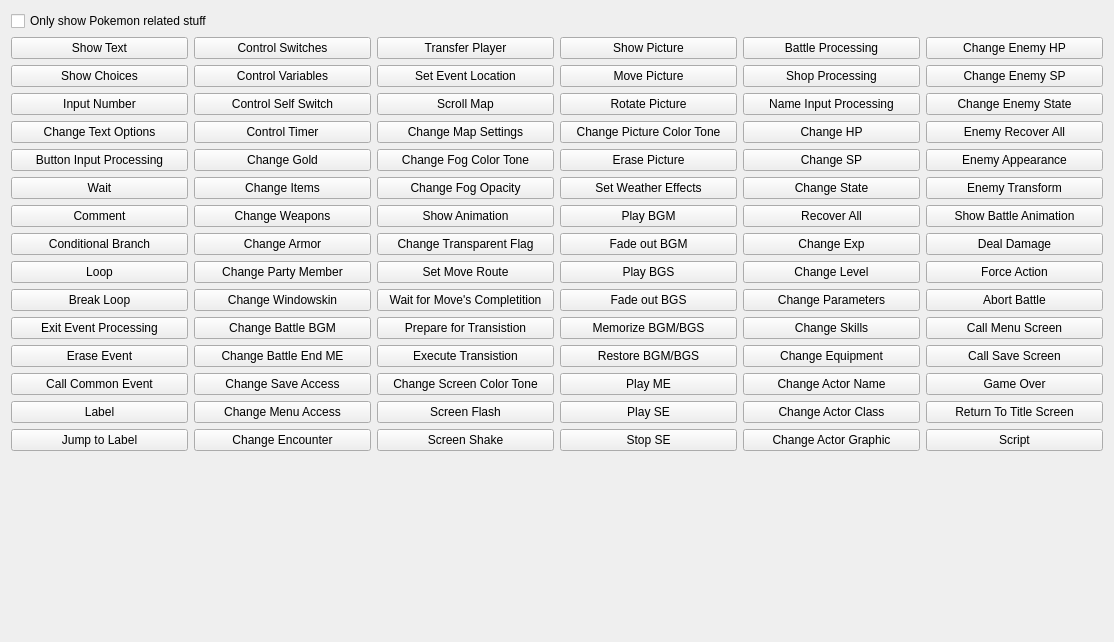
<?xml version="1.0" encoding="UTF-8"?>
<ui version="4.0">
 <class>EventCommandDialog</class>
 <widget class="QWidget" name="EventCommandDialog">
  <property name="windowModality">
   <enum>Qt::ApplicationModal</enum>
  </property>
  <property name="geometry">
   <rect>
    <x>0</x>
    <y>0</y>
    <width>1114</width>
    <height>642</height>
   </rect>
  </property>
  <property name="windowTitle">
   <string>YaRXP - Event Command</string>
  </property>
  <layout class="QGridLayout" name="gridLayout">
   <item row="1" column="0">
    <layout class="QVBoxLayout" name="verticalLayout">
     <item>
      <widget class="QPushButton" name="pushButton">
       <property name="text">
        <string>Show Text</string>
       </property>
      </widget>
     </item>
     <item>
      <widget class="QPushButton" name="pushButton_2">
       <property name="text">
        <string>Show Choices</string>
       </property>
      </widget>
     </item>
     <item>
      <widget class="QPushButton" name="pushButton_3">
       <property name="text">
        <string>Input Number</string>
       </property>
      </widget>
     </item>
     <item>
      <widget class="QPushButton" name="pushButton_4">
       <property name="text">
        <string>Change Text Options</string>
       </property>
      </widget>
     </item>
     <item>
      <widget class="QPushButton" name="pushButton_5">
       <property name="text">
        <string>Button Input Processing</string>
       </property>
      </widget>
     </item>
     <item>
      <widget class="QPushButton" name="pushButton_6">
       <property name="text">
        <string>Wait</string>
       </property>
      </widget>
     </item>
     <item>
      <widget class="QPushButton" name="pushButton_7">
       <property name="text">
        <string>Comment</string>
       </property>
      </widget>
     </item>
     <item>
      <widget class="QPushButton" name="pushButton_8">
       <property name="text">
        <string>Conditional Branch</string>
       </property>
      </widget>
     </item>
     <item>
      <widget class="QPushButton" name="pushButton_9">
       <property name="text">
        <string>Loop</string>
       </property>
      </widget>
     </item>
     <item>
      <widget class="QPushButton" name="pushButton_10">
       <property name="text">
        <string>Break Loop</string>
       </property>
      </widget>
     </item>
     <item>
      <widget class="QPushButton" name="pushButton_12">
       <property name="text">
        <string>Exit Event Processing</string>
       </property>
      </widget>
     </item>
     <item>
      <widget class="QPushButton" name="pushButton_13">
       <property name="text">
        <string>Erase Event</string>
       </property>
      </widget>
     </item>
     <item>
      <widget class="QPushButton" name="pushButton_14">
       <property name="text">
        <string>Call Common Event</string>
       </property>
      </widget>
     </item>
     <item>
      <widget class="QPushButton" name="pushButton_15">
       <property name="text">
        <string>Label</string>
       </property>
      </widget>
     </item>
     <item>
      <widget class="QPushButton" name="pushButton_16">
       <property name="text">
        <string>Jump to Label</string>
       </property>
      </widget>
     </item>
     <item>
      <spacer name="verticalSpacer">
       <property name="orientation">
        <enum>Qt::Vertical</enum>
       </property>
       <property name="sizeHint" stdset="0">
        <size>
         <width>20</width>
         <height>40</height>
        </size>
       </property>
      </spacer>
     </item>
    </layout>
   </item>
   <item row="1" column="1">
    <layout class="QVBoxLayout" name="verticalLayout_2">
     <item>
      <widget class="QPushButton" name="pushButton_17">
       <property name="text">
        <string>Control Switches</string>
       </property>
      </widget>
     </item>
     <item>
      <widget class="QPushButton" name="pushButton_18">
       <property name="text">
        <string>Control Variables</string>
       </property>
      </widget>
     </item>
     <item>
      <widget class="QPushButton" name="pushButton_19">
       <property name="text">
        <string>Control Self Switch</string>
       </property>
      </widget>
     </item>
     <item>
      <widget class="QPushButton" name="pushButton_20">
       <property name="text">
        <string>Control Timer</string>
       </property>
      </widget>
     </item>
     <item>
      <widget class="QPushButton" name="pushButton_21">
       <property name="text">
        <string>Change Gold</string>
       </property>
      </widget>
     </item>
     <item>
      <widget class="QPushButton" name="pushButton_22">
       <property name="text">
        <string>Change Items</string>
       </property>
      </widget>
     </item>
     <item>
      <widget class="QPushButton" name="pushButton_23">
       <property name="text">
        <string>Change Weapons</string>
       </property>
      </widget>
     </item>
     <item>
      <widget class="QPushButton" name="pushButton_24">
       <property name="text">
        <string>Change Armor</string>
       </property>
      </widget>
     </item>
     <item>
      <widget class="QPushButton" name="pushButton_25">
       <property name="text">
        <string>Change Party Member</string>
       </property>
      </widget>
     </item>
     <item>
      <widget class="QPushButton" name="pushButton_26">
       <property name="text">
        <string>Change Windowskin</string>
       </property>
      </widget>
     </item>
     <item>
      <widget class="QPushButton" name="pushButton_27">
       <property name="text">
        <string>Change Battle BGM</string>
       </property>
      </widget>
     </item>
     <item>
      <widget class="QPushButton" name="pushButton_28">
       <property name="text">
        <string>Change Battle End ME</string>
       </property>
      </widget>
     </item>
     <item>
      <widget class="QPushButton" name="pushButton_29">
       <property name="text">
        <string>Change Save Access</string>
       </property>
      </widget>
     </item>
     <item>
      <widget class="QPushButton" name="pushButton_30">
       <property name="text">
        <string>Change Menu Access</string>
       </property>
      </widget>
     </item>
     <item>
      <widget class="QPushButton" name="pushButton_31">
       <property name="text">
        <string>Change Encounter</string>
       </property>
      </widget>
     </item>
     <item>
      <spacer name="verticalSpacer_2">
       <property name="orientation">
        <enum>Qt::Vertical</enum>
       </property>
       <property name="sizeHint" stdset="0">
        <size>
         <width>20</width>
         <height>40</height>
        </size>
       </property>
      </spacer>
     </item>
    </layout>
   </item>
   <item row="1" column="2">
    <layout class="QVBoxLayout" name="verticalLayout_3">
     <item>
      <widget class="QPushButton" name="pushButton_11">
       <property name="text">
        <string>Transfer Player</string>
       </property>
      </widget>
     </item>
     <item>
      <widget class="QPushButton" name="pushButton_32">
       <property name="text">
        <string>Set Event Location</string>
       </property>
      </widget>
     </item>
     <item>
      <widget class="QPushButton" name="pushButton_33">
       <property name="text">
        <string>Scroll Map</string>
       </property>
      </widget>
     </item>
     <item>
      <widget class="QPushButton" name="pushButton_34">
       <property name="text">
        <string>Change Map Settings</string>
       </property>
      </widget>
     </item>
     <item>
      <widget class="QPushButton" name="pushButton_35">
       <property name="text">
        <string>Change Fog Color Tone</string>
       </property>
      </widget>
     </item>
     <item>
      <widget class="QPushButton" name="pushButton_36">
       <property name="text">
        <string>Change Fog Opacity</string>
       </property>
      </widget>
     </item>
     <item>
      <widget class="QPushButton" name="pushButton_37">
       <property name="text">
        <string>Show Animation</string>
       </property>
      </widget>
     </item>
     <item>
      <widget class="QPushButton" name="pushButton_38">
       <property name="text">
        <string>Change Transparent Flag</string>
       </property>
      </widget>
     </item>
     <item>
      <widget class="QPushButton" name="pushButton_39">
       <property name="text">
        <string>Set Move Route</string>
       </property>
      </widget>
     </item>
     <item>
      <widget class="QPushButton" name="pushButton_40">
       <property name="text">
        <string>Wait for Move's Completition</string>
       </property>
      </widget>
     </item>
     <item>
      <widget class="QPushButton" name="pushButton_41">
       <property name="text">
        <string>Prepare for Transistion</string>
       </property>
      </widget>
     </item>
     <item>
      <widget class="QPushButton" name="pushButton_42">
       <property name="text">
        <string>Execute Transistion</string>
       </property>
      </widget>
     </item>
     <item>
      <widget class="QPushButton" name="pushButton_43">
       <property name="text">
        <string>Change Screen Color Tone</string>
       </property>
      </widget>
     </item>
     <item>
      <widget class="QPushButton" name="pushButton_44">
       <property name="text">
        <string>Screen Flash</string>
       </property>
      </widget>
     </item>
     <item>
      <widget class="QPushButton" name="pushButton_45">
       <property name="text">
        <string>Screen Shake</string>
       </property>
      </widget>
     </item>
     <item>
      <spacer name="verticalSpacer_3">
       <property name="orientation">
        <enum>Qt::Vertical</enum>
       </property>
       <property name="sizeHint" stdset="0">
        <size>
         <width>20</width>
         <height>40</height>
        </size>
       </property>
      </spacer>
     </item>
    </layout>
   </item>
   <item row="1" column="3">
    <layout class="QVBoxLayout" name="verticalLayout_4">
     <item>
      <widget class="QPushButton" name="pushButton_46">
       <property name="text">
        <string>Show Picture</string>
       </property>
      </widget>
     </item>
     <item>
      <widget class="QPushButton" name="pushButton_47">
       <property name="text">
        <string>Move Picture</string>
       </property>
      </widget>
     </item>
     <item>
      <widget class="QPushButton" name="pushButton_48">
       <property name="text">
        <string>Rotate Picture</string>
       </property>
      </widget>
     </item>
     <item>
      <widget class="QPushButton" name="pushButton_49">
       <property name="text">
        <string>Change Picture Color Tone</string>
       </property>
      </widget>
     </item>
     <item>
      <widget class="QPushButton" name="pushButton_50">
       <property name="text">
        <string>Erase Picture</string>
       </property>
      </widget>
     </item>
     <item>
      <widget class="QPushButton" name="pushButton_51">
       <property name="text">
        <string>Set Weather Effects</string>
       </property>
      </widget>
     </item>
     <item>
      <widget class="QPushButton" name="pushButton_52">
       <property name="text">
        <string>Play BGM</string>
       </property>
      </widget>
     </item>
     <item>
      <widget class="QPushButton" name="pushButton_53">
       <property name="text">
        <string>Fade out BGM</string>
       </property>
      </widget>
     </item>
     <item>
      <widget class="QPushButton" name="pushButton_54">
       <property name="text">
        <string>Play BGS</string>
       </property>
      </widget>
     </item>
     <item>
      <widget class="QPushButton" name="pushButton_55">
       <property name="text">
        <string>Fade out BGS</string>
       </property>
      </widget>
     </item>
     <item>
      <widget class="QPushButton" name="pushButton_56">
       <property name="text">
        <string>Memorize BGM/BGS</string>
       </property>
      </widget>
     </item>
     <item>
      <widget class="QPushButton" name="pushButton_57">
       <property name="text">
        <string>Restore BGM/BGS</string>
       </property>
      </widget>
     </item>
     <item>
      <widget class="QPushButton" name="pushButton_58">
       <property name="text">
        <string>Play ME</string>
       </property>
      </widget>
     </item>
     <item>
      <widget class="QPushButton" name="pushButton_59">
       <property name="text">
        <string>Play SE</string>
       </property>
      </widget>
     </item>
     <item>
      <widget class="QPushButton" name="pushButton_60">
       <property name="text">
        <string>Stop SE</string>
       </property>
      </widget>
     </item>
     <item>
      <spacer name="verticalSpacer_4">
       <property name="orientation">
        <enum>Qt::Vertical</enum>
       </property>
       <property name="sizeHint" stdset="0">
        <size>
         <width>20</width>
         <height>40</height>
        </size>
       </property>
      </spacer>
     </item>
    </layout>
   </item>
   <item row="1" column="4">
    <layout class="QVBoxLayout" name="verticalLayout_5">
     <item>
      <widget class="QPushButton" name="pushButton_61">
       <property name="text">
        <string>Battle Processing</string>
       </property>
      </widget>
     </item>
     <item>
      <widget class="QPushButton" name="pushButton_62">
       <property name="text">
        <string>Shop Processing</string>
       </property>
      </widget>
     </item>
     <item>
      <widget class="QPushButton" name="pushButton_63">
       <property name="text">
        <string>Name Input Processing</string>
       </property>
      </widget>
     </item>
     <item>
      <widget class="QPushButton" name="pushButton_64">
       <property name="text">
        <string>Change HP</string>
       </property>
      </widget>
     </item>
     <item>
      <widget class="QPushButton" name="pushButton_65">
       <property name="text">
        <string>Change SP</string>
       </property>
      </widget>
     </item>
     <item>
      <widget class="QPushButton" name="pushButton_66">
       <property name="text">
        <string>Change State</string>
       </property>
      </widget>
     </item>
     <item>
      <widget class="QPushButton" name="pushButton_67">
       <property name="text">
        <string>Recover All</string>
       </property>
      </widget>
     </item>
     <item>
      <widget class="QPushButton" name="pushButton_75">
       <property name="text">
        <string>Change Exp</string>
       </property>
      </widget>
     </item>
     <item>
      <widget class="QPushButton" name="pushButton_68">
       <property name="text">
        <string>Change Level</string>
       </property>
      </widget>
     </item>
     <item>
      <widget class="QPushButton" name="pushButton_69">
       <property name="text">
        <string>Change Parameters</string>
       </property>
      </widget>
     </item>
     <item>
      <widget class="QPushButton" name="pushButton_70">
       <property name="text">
        <string>Change Skills</string>
       </property>
      </widget>
     </item>
     <item>
      <widget class="QPushButton" name="pushButton_71">
       <property name="text">
        <string>Change Equipment</string>
       </property>
      </widget>
     </item>
     <item>
      <widget class="QPushButton" name="pushButton_72">
       <property name="text">
        <string>Change Actor Name</string>
       </property>
      </widget>
     </item>
     <item>
      <widget class="QPushButton" name="pushButton_73">
       <property name="text">
        <string>Change Actor Class</string>
       </property>
      </widget>
     </item>
     <item>
      <widget class="QPushButton" name="pushButton_74">
       <property name="text">
        <string>Change Actor Graphic</string>
       </property>
      </widget>
     </item>
     <item>
      <spacer name="verticalSpacer_5">
       <property name="orientation">
        <enum>Qt::Vertical</enum>
       </property>
       <property name="sizeHint" stdset="0">
        <size>
         <width>20</width>
         <height>40</height>
        </size>
       </property>
      </spacer>
     </item>
    </layout>
   </item>
   <item row="1" column="5">
    <layout class="QVBoxLayout" name="verticalLayout_6">
     <item>
      <widget class="QPushButton" name="pushButton_76">
       <property name="text">
        <string>Change Enemy HP</string>
       </property>
      </widget>
     </item>
     <item>
      <widget class="QPushButton" name="pushButton_77">
       <property name="text">
        <string>Change Enemy SP</string>
       </property>
      </widget>
     </item>
     <item>
      <widget class="QPushButton" name="pushButton_78">
       <property name="text">
        <string>Change Enemy State</string>
       </property>
      </widget>
     </item>
     <item>
      <widget class="QPushButton" name="pushButton_79">
       <property name="text">
        <string>Enemy Recover All</string>
       </property>
      </widget>
     </item>
     <item>
      <widget class="QPushButton" name="pushButton_80">
       <property name="text">
        <string>Enemy Appearance</string>
       </property>
      </widget>
     </item>
     <item>
      <widget class="QPushButton" name="pushButton_81">
       <property name="text">
        <string>Enemy Transform</string>
       </property>
      </widget>
     </item>
     <item>
      <widget class="QPushButton" name="pushButton_82">
       <property name="text">
        <string>Show Battle Animation</string>
       </property>
      </widget>
     </item>
     <item>
      <widget class="QPushButton" name="pushButton_83">
       <property name="text">
        <string>Deal Damage</string>
       </property>
      </widget>
     </item>
     <item>
      <widget class="QPushButton" name="pushButton_84">
       <property name="text">
        <string>Force Action</string>
       </property>
      </widget>
     </item>
     <item>
      <widget class="QPushButton" name="pushButton_85">
       <property name="text">
        <string>Abort Battle</string>
       </property>
      </widget>
     </item>
     <item>
      <widget class="QPushButton" name="pushButton_86">
       <property name="text">
        <string>Call Menu Screen</string>
       </property>
      </widget>
     </item>
     <item>
      <widget class="QPushButton" name="pushButton_87">
       <property name="text">
        <string>Call Save Screen</string>
       </property>
      </widget>
     </item>
     <item>
      <widget class="QPushButton" name="pushButton_88">
       <property name="text">
        <string>Game Over</string>
       </property>
      </widget>
     </item>
     <item>
      <widget class="QPushButton" name="pushButton_89">
       <property name="text">
        <string>Return To Title Screen</string>
       </property>
      </widget>
     </item>
     <item>
      <widget class="QPushButton" name="pushButton_90">
       <property name="text">
        <string>Script</string>
       </property>
      </widget>
     </item>
     <item>
      <spacer name="verticalSpacer_6">
       <property name="orientation">
        <enum>Qt::Vertical</enum>
       </property>
       <property name="sizeHint" stdset="0">
        <size>
         <width>20</width>
         <height>40</height>
        </size>
       </property>
      </spacer>
     </item>
    </layout>
   </item>
   <item row="0" column="0" colspan="6">
    <widget class="QCheckBox" name="check_pokemon_stuff_only">
     <property name="text">
      <string>Only show Pokemon related stuff</string>
     </property>
    </widget>
   </item>
  </layout>
 </widget>
 <resources/>
 <connections>
  <connection>
   <sender>check_pokemon_stuff_only</sender>
   <signal>toggled(bool)</signal>
   <receiver>pushButton_22</receiver>
   <slot>setHidden(bool)</slot>
   <hints>
    <hint type="sourcelabel">
     <x>159</x>
     <y>20</y>
    </hint>
    <hint type="destinationlabel">
     <x>237</x>
     <y>255</y>
    </hint>
   </hints>
  </connection>
  <connection>
   <sender>check_pokemon_stuff_only</sender>
   <signal>toggled(bool)</signal>
   <receiver>pushButton_23</receiver>
   <slot>setHidden(bool)</slot>
   <hints>
    <hint type="sourcelabel">
     <x>96</x>
     <y>15</y>
    </hint>
    <hint type="destinationlabel">
     <x>254</x>
     <y>293</y>
    </hint>
   </hints>
  </connection>
  <connection>
   <sender>check_pokemon_stuff_only</sender>
   <signal>toggled(bool)</signal>
   <receiver>pushButton_24</receiver>
   <slot>setHidden(bool)</slot>
   <hints>
    <hint type="sourcelabel">
     <x>68</x>
     <y>19</y>
    </hint>
    <hint type="destinationlabel">
     <x>215</x>
     <y>331</y>
    </hint>
   </hints>
  </connection>
  <connection>
   <sender>check_pokemon_stuff_only</sender>
   <signal>toggled(bool)</signal>
   <receiver>pushButton_25</receiver>
   <slot>setHidden(bool)</slot>
   <hints>
    <hint type="sourcelabel">
     <x>39</x>
     <y>19</y>
    </hint>
    <hint type="destinationlabel">
     <x>221</x>
     <y>379</y>
    </hint>
   </hints>
  </connection>
  <connection>
   <sender>check_pokemon_stuff_only</sender>
   <signal>toggled(bool)</signal>
   <receiver>pushButton_41</receiver>
   <slot>setHidden(bool)</slot>
   <hints>
    <hint type="sourcelabel">
     <x>298</x>
     <y>17</y>
    </hint>
    <hint type="destinationlabel">
     <x>506</x>
     <y>458</y>
    </hint>
   </hints>
  </connection>
  <connection>
   <sender>check_pokemon_stuff_only</sender>
   <signal>toggled(bool)</signal>
   <receiver>pushButton_42</receiver>
   <slot>setHidden(bool)</slot>
   <hints>
    <hint type="sourcelabel">
     <x>356</x>
     <y>14</y>
    </hint>
    <hint type="destinationlabel">
     <x>451</x>
     <y>502</y>
    </hint>
   </hints>
  </connection>
  <connection>
   <sender>check_pokemon_stuff_only</sender>
   <signal>toggled(bool)</signal>
   <receiver>pushButton_61</receiver>
   <slot>setHidden(bool)</slot>
   <hints>
    <hint type="sourcelabel">
     <x>633</x>
     <y>21</y>
    </hint>
    <hint type="destinationlabel">
     <x>853</x>
     <y>62</y>
    </hint>
   </hints>
  </connection>
  <connection>
   <sender>check_pokemon_stuff_only</sender>
   <signal>toggled(bool)</signal>
   <receiver>pushButton_62</receiver>
   <slot>setHidden(bool)</slot>
   <hints>
    <hint type="sourcelabel">
     <x>677</x>
     <y>22</y>
    </hint>
    <hint type="destinationlabel">
     <x>839</x>
     <y>100</y>
    </hint>
   </hints>
  </connection>
  <connection>
   <sender>check_pokemon_stuff_only</sender>
   <signal>toggled(bool)</signal>
   <receiver>pushButton_63</receiver>
   <slot>setHidden(bool)</slot>
   <hints>
    <hint type="sourcelabel">
     <x>727</x>
     <y>16</y>
    </hint>
    <hint type="destinationlabel">
     <x>799</x>
     <y>144</y>
    </hint>
   </hints>
  </connection>
  <connection>
   <sender>check_pokemon_stuff_only</sender>
   <signal>toggled(bool)</signal>
   <receiver>pushButton_64</receiver>
   <slot>setHidden(bool)</slot>
   <hints>
    <hint type="sourcelabel">
     <x>746</x>
     <y>19</y>
    </hint>
    <hint type="destinationlabel">
     <x>809</x>
     <y>179</y>
    </hint>
   </hints>
  </connection>
  <connection>
   <sender>check_pokemon_stuff_only</sender>
   <signal>toggled(bool)</signal>
   <receiver>pushButton_65</receiver>
   <slot>setHidden(bool)</slot>
   <hints>
    <hint type="sourcelabel">
     <x>613</x>
     <y>17</y>
    </hint>
    <hint type="destinationlabel">
     <x>817</x>
     <y>208</y>
    </hint>
   </hints>
  </connection>
  <connection>
   <sender>check_pokemon_stuff_only</sender>
   <signal>toggled(bool)</signal>
   <receiver>pushButton_66</receiver>
   <slot>setHidden(bool)</slot>
   <hints>
    <hint type="sourcelabel">
     <x>597</x>
     <y>19</y>
    </hint>
    <hint type="destinationlabel">
     <x>774</x>
     <y>255</y>
    </hint>
   </hints>
  </connection>
  <connection>
   <sender>check_pokemon_stuff_only</sender>
   <signal>toggled(bool)</signal>
   <receiver>pushButton_75</receiver>
   <slot>setHidden(bool)</slot>
   <hints>
    <hint type="sourcelabel">
     <x>541</x>
     <y>17</y>
    </hint>
    <hint type="destinationlabel">
     <x>836</x>
     <y>342</y>
    </hint>
   </hints>
  </connection>
  <connection>
   <sender>check_pokemon_stuff_only</sender>
   <signal>toggled(bool)</signal>
   <receiver>pushButton_68</receiver>
   <slot>setHidden(bool)</slot>
   <hints>
    <hint type="sourcelabel">
     <x>525</x>
     <y>18</y>
    </hint>
    <hint type="destinationlabel">
     <x>790</x>
     <y>388</y>
    </hint>
   </hints>
  </connection>
  <connection>
   <sender>check_pokemon_stuff_only</sender>
   <signal>toggled(bool)</signal>
   <receiver>pushButton_69</receiver>
   <slot>setHidden(bool)</slot>
   <hints>
    <hint type="sourcelabel">
     <x>511</x>
     <y>20</y>
    </hint>
    <hint type="destinationlabel">
     <x>822</x>
     <y>416</y>
    </hint>
   </hints>
  </connection>
  <connection>
   <sender>check_pokemon_stuff_only</sender>
   <signal>toggled(bool)</signal>
   <receiver>pushButton_70</receiver>
   <slot>setHidden(bool)</slot>
   <hints>
    <hint type="sourcelabel">
     <x>586</x>
     <y>13</y>
    </hint>
    <hint type="destinationlabel">
     <x>842</x>
     <y>457</y>
    </hint>
   </hints>
  </connection>
  <connection>
   <sender>check_pokemon_stuff_only</sender>
   <signal>toggled(bool)</signal>
   <receiver>pushButton_71</receiver>
   <slot>setHidden(bool)</slot>
   <hints>
    <hint type="sourcelabel">
     <x>566</x>
     <y>17</y>
    </hint>
    <hint type="destinationlabel">
     <x>797</x>
     <y>489</y>
    </hint>
   </hints>
  </connection>
  <connection>
   <sender>check_pokemon_stuff_only</sender>
   <signal>toggled(bool)</signal>
   <receiver>pushButton_72</receiver>
   <slot>setHidden(bool)</slot>
   <hints>
    <hint type="sourcelabel">
     <x>480</x>
     <y>23</y>
    </hint>
    <hint type="destinationlabel">
     <x>887</x>
     <y>537</y>
    </hint>
   </hints>
  </connection>
  <connection>
   <sender>check_pokemon_stuff_only</sender>
   <signal>toggled(bool)</signal>
   <receiver>pushButton_73</receiver>
   <slot>setHidden(bool)</slot>
   <hints>
    <hint type="sourcelabel">
     <x>458</x>
     <y>13</y>
    </hint>
    <hint type="destinationlabel">
     <x>788</x>
     <y>575</y>
    </hint>
   </hints>
  </connection>
  <connection>
   <sender>check_pokemon_stuff_only</sender>
   <signal>toggled(bool)</signal>
   <receiver>pushButton_74</receiver>
   <slot>setHidden(bool)</slot>
   <hints>
    <hint type="sourcelabel">
     <x>553</x>
     <y>13</y>
    </hint>
    <hint type="destinationlabel">
     <x>793</x>
     <y>604</y>
    </hint>
   </hints>
  </connection>
  <connection>
   <sender>check_pokemon_stuff_only</sender>
   <signal>toggled(bool)</signal>
   <receiver>pushButton_76</receiver>
   <slot>setHidden(bool)</slot>
   <hints>
    <hint type="sourcelabel">
     <x>915</x>
     <y>18</y>
    </hint>
    <hint type="destinationlabel">
     <x>961</x>
     <y>54</y>
    </hint>
   </hints>
  </connection>
  <connection>
   <sender>check_pokemon_stuff_only</sender>
   <signal>toggled(bool)</signal>
   <receiver>pushButton_77</receiver>
   <slot>setHidden(bool)</slot>
   <hints>
    <hint type="sourcelabel">
     <x>963</x>
     <y>10</y>
    </hint>
    <hint type="destinationlabel">
     <x>982</x>
     <y>108</y>
    </hint>
   </hints>
  </connection>
  <connection>
   <sender>check_pokemon_stuff_only</sender>
   <signal>toggled(bool)</signal>
   <receiver>pushButton_78</receiver>
   <slot>setHidden(bool)</slot>
   <hints>
    <hint type="sourcelabel">
     <x>892</x>
     <y>16</y>
    </hint>
    <hint type="destinationlabel">
     <x>989</x>
     <y>144</y>
    </hint>
   </hints>
  </connection>
  <connection>
   <sender>check_pokemon_stuff_only</sender>
   <signal>toggled(bool)</signal>
   <receiver>pushButton_79</receiver>
   <slot>setHidden(bool)</slot>
   <hints>
    <hint type="sourcelabel">
     <x>870</x>
     <y>15</y>
    </hint>
    <hint type="destinationlabel">
     <x>979</x>
     <y>181</y>
    </hint>
   </hints>
  </connection>
  <connection>
   <sender>check_pokemon_stuff_only</sender>
   <signal>toggled(bool)</signal>
   <receiver>pushButton_80</receiver>
   <slot>setHidden(bool)</slot>
   <hints>
    <hint type="sourcelabel">
     <x>852</x>
     <y>20</y>
    </hint>
    <hint type="destinationlabel">
     <x>1019</x>
     <y>211</y>
    </hint>
   </hints>
  </connection>
  <connection>
   <sender>check_pokemon_stuff_only</sender>
   <signal>toggled(bool)</signal>
   <receiver>pushButton_81</receiver>
   <slot>setHidden(bool)</slot>
   <hints>
    <hint type="sourcelabel">
     <x>792</x>
     <y>15</y>
    </hint>
    <hint type="destinationlabel">
     <x>1019</x>
     <y>258</y>
    </hint>
   </hints>
  </connection>
  <connection>
   <sender>check_pokemon_stuff_only</sender>
   <signal>toggled(bool)</signal>
   <receiver>pushButton_82</receiver>
   <slot>setHidden(bool)</slot>
   <hints>
    <hint type="sourcelabel">
     <x>770</x>
     <y>10</y>
    </hint>
    <hint type="destinationlabel">
     <x>975</x>
     <y>285</y>
    </hint>
   </hints>
  </connection>
  <connection>
   <sender>check_pokemon_stuff_only</sender>
   <signal>toggled(bool)</signal>
   <receiver>pushButton_83</receiver>
   <slot>setHidden(bool)</slot>
   <hints>
    <hint type="sourcelabel">
     <x>698</x>
     <y>17</y>
    </hint>
    <hint type="destinationlabel">
     <x>1014</x>
     <y>344</y>
    </hint>
   </hints>
  </connection>
  <connection>
   <sender>check_pokemon_stuff_only</sender>
   <signal>toggled(bool)</signal>
   <receiver>pushButton_84</receiver>
   <slot>setHidden(bool)</slot>
   <hints>
    <hint type="sourcelabel">
     <x>665</x>
     <y>20</y>
    </hint>
    <hint type="destinationlabel">
     <x>981</x>
     <y>364</y>
    </hint>
   </hints>
  </connection>
  <connection>
   <sender>check_pokemon_stuff_only</sender>
   <signal>toggled(bool)</signal>
   <receiver>pushButton_85</receiver>
   <slot>setHidden(bool)</slot>
   <hints>
    <hint type="sourcelabel">
     <x>695</x>
     <y>14</y>
    </hint>
    <hint type="destinationlabel">
     <x>991</x>
     <y>415</y>
    </hint>
   </hints>
  </connection>
 </connections>
</ui>
